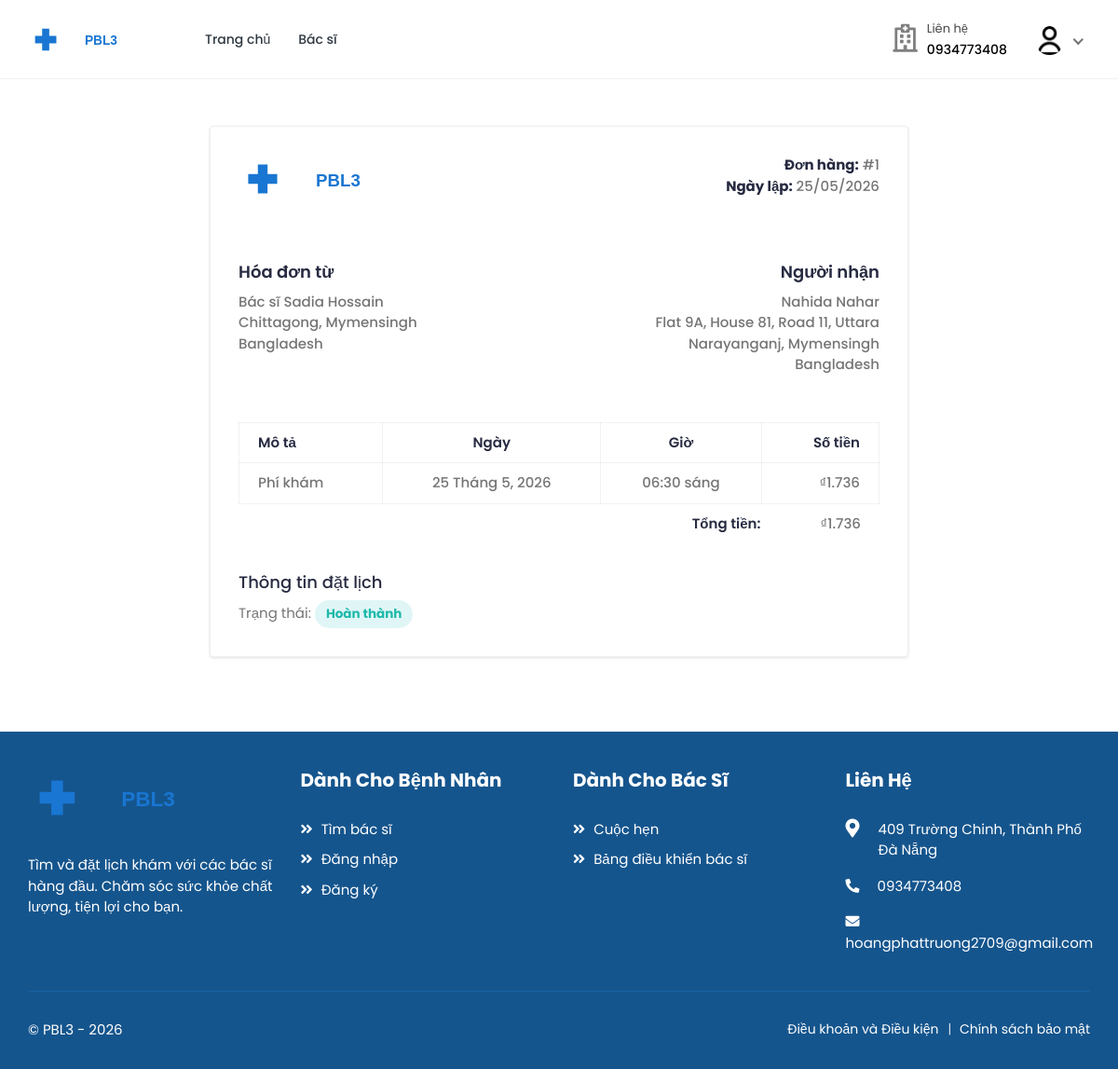
The app's page /bookings/1/invoice/ (signed in) with its own data.
### accounts/models.py (models this page shows, shortened)
class  User(AbstractUser):
    class RoleChoices(models.TextChoices):
        DOCTOR = "doctor", "Doctor"
        PATIENT = "patient", "Patient"
        PHARMACIST = "pharmacist", "Pharmacist"
        DEPARTMENT_DOCTOR = "dept_doctor", "Department Doctor"
    username = models.CharField(max_length=30, unique=True)
    role = models.CharField(
        choices=RoleChoices.choices,
        max_length=20,
        default="patient",
        error_messages={"required": "Role must be provided"},
    )
    email = models.EmailField(
        blank=True,
        error_messages={
            "unique": "A user with that email already exists.",
        },
    )
    provider = models.CharField(max_length=32, blank=True, null=True)
    first_name = models.CharField(max_length=150, blank=True)
    last_name = models.CharField(max_length=150, blank=True)
    registration_number = models.IntegerField(null=True, blank=True)
    USERNAME_FIELD = "username"
    REQUIRED_FIELDS = []
    objects = CustomUserManager()
    class Meta:
        verbose_name = "Người dùng"
        verbose_name_plural = "Người dùng"
    def get_full_name(self):
        full_name = "%s %s" % (self.first_name, self.last_name)
        return full_name.strip() or self.username

class Profile(models.Model):
    user = models.OneToOneField(
        User, on_delete=models.CASCADE, related_name="profile"
    )
    avatar = models.ImageField(
        default="defaults/user.png", upload_to=profile_photo_directory_path
    )
    avatar_url = models.URLField(blank=True, null=True)
    phone = models.CharField(max_length=20, blank=True, null=True)
    dob = models.DateField(blank=True, null=True)
    about = models.TextField(blank=True, null=True)
    specialization = models.CharField(max_length=255, blank=True, null=True)
    gender = models.CharField(
        max_length=10,
        choices=[("male", "Nam"), ("female", "Nữ"), ("other", "Khác")],
        blank=True,
    )
    address = models.TextField(blank=True, null=True)
    city = models.CharField(max_length=100, blank=True)
    state = models.CharField(max_length=100, blank=True)
    postal_code = models.CharField(max_length=20, blank=True)
    country = models.CharField(max_length=100, blank=True)
    price_per_consultation = models.DecimalField(
        max_digits=10, decimal_places=2, null=True, blank=True
    )
    is_available = models.BooleanField(default=True)
    blood_group = models.CharField(
        max_length=5,
        choices=[
            ("A+", "A+"),
            ("A-", "A-"),
            ("B+", "B+"),
            ("B-", "B-"),
            ("O+", "O+"),
            ("O-", "O-"),
            ("AB+", "AB+"),
            ("AB-", "AB-"),
        ],
        blank=True,
        null=True,
    )
    allergies = models.TextField(blank=True, null=True)
    medical_conditions = models.TextField(blank=True, null=True)
    department = models.ForeignKey(
        "core.Department",
        on_delete=models.SET_NULL,
        null=True,
        blank=True,
        related_name="profiles",
    )
    class Meta:
        verbose_name = "Hồ sơ"
        verbose_name_plural = "Hồ sơ"
    @property
    def image(self):
        return (
            self.avatar.url
            if self.avatar.storage.exists(self.avatar.name)
            else "{}defaults/user.png".format(settings.MEDIA_URL)
        )

### bookings/models.py (models this page shows, shortened)
class Booking(models.Model):
    doctor = models.ForeignKey(
        settings.AUTH_USER_MODEL,
        on_delete=models.CASCADE,
        related_name="appointments",
        limit_choices_to={"role": "doctor"},
    )
    patient = models.ForeignKey(
        settings.AUTH_USER_MODEL,
        on_delete=models.CASCADE,
        related_name="patient_appointments",
        limit_choices_to={"role": "patient"},
    )
    appointment_date = models.DateField()
    appointment_time = models.TimeField()
    booking_date = models.DateTimeField(auto_now_add=True)
    status = models.CharField(
        max_length=20,
        choices=[
            ("pending", "Pending"),
            ("confirmed", "Confirmed"),
            ("completed", "Completed"),
            ("cancelled", "Cancelled"),
            ("no_show", "No Show"),
        ],
        default="pending",
    )
    class Meta:
        ordering = ["-appointment_date", "-appointment_time"]
        unique_together = ["doctor", "appointment_date", "appointment_time"]
        verbose_name = "Lịch khám"
        verbose_name_plural = "Lịch khám"

### bookings/views.py (the view)
class BookingInvoiceView(LoginRequiredMixin, TemplateView):
    template_name = "bookings/booking-invoice.html"
    def get_context_data(self, **kwargs):
        context = super().get_context_data(**kwargs)
        booking = get_object_or_404(
            Booking.objects.select_related(
                "doctor", "doctor__profile", "patient", "patient__profile"
            ),
            id=kwargs["booking_id"],
        )
        if not (
            self.request.user == booking.patient
            or self.request.user == booking.doctor
        ):
            raise Http404("Not found")
        context["booking"] = booking
        context["issued_date"] = booking.booking_date.strftime("%d/%m/%Y")
        consultation_fee = booking.doctor.profile.price_per_consultation
        context["subtotal"] = consultation_fee
        context["total"] = (
            consultation_fee  # Add any additional fees/discounts here
        )
        return context

### accounts/managers.py (called while the page is built)
    def get(self, *args, **kwargs):
        return super().select_related("profile").get(*args, **kwargs)

### core/templatetags/currency_filters.py (called while the page is built)
@register.filter
def vnd(value):
    if value is None:
        return ""
    try:
        val = int(Decimal(value))
    except Exception:
        try:
            val = int(value)
        except Exception:
            return value
    s = f"{val:,}".replace(',', '.')
    return f"₫{s}"

@register.filter
def date_vn(value):
    if not value:
        return ""
    try:
        day = value.day
        month = value.month
        year = value.year
        return f"{day} Tháng {month}, {year}"
    except Exception:
        return value

### templates/bookings/booking-invoice.html (shortened to what this page needs)
{% extends "base.html" %}
{% load static %}
{% load currency_filters %}
{% block content %}
<div class="content">
    <div class="container-fluid">
        <div class="row">
            <div class="col-lg-8 offset-lg-2">
                <div class="invoice-content">
                    <div class="invoice-item">
                        <div class="row">
                            <div class="col-md-6">
                                <div class="invoice-logo">
                                    <img src="{% static 'assets/img/logo2.svg' %}" alt="Logo PBL3">
                                </div>
                            </div>
                            <div class="col-md-6">
                                <p class="invoice-details">
                                    <strong>Đơn hàng:</strong> #{{ booking.id }} <br>
                                    <strong>Ngày lập:</strong> {{ issued_date }}
                                </p>
                            </div>
                        </div>
                    </div>
                    <div class="invoice-item">
                        <div class="row">
                            <div class="col-md-6">
                                <div class="invoice-info">
                                    <strong class="customer-text">Hóa đơn từ</strong>
                                    <p class="invoice-details invoice-details-two">
                                        Bác sĩ {{ booking.doctor.get_full_name }} <br>
                                        {{ booking.doctor.profile.city }}{% if booking.doctor.profile.state %}, {{ booking.doctor.profile.state }}{% endif %}<br>
                                        {{ booking.doctor.profile.country }}
                                    </p>
                                </div>
                            </div>
                            <div class="col-md-6">
                                <div class="invoice-info invoice-info2">
                                    <strong class="customer-text">Người nhận</strong>
                                    <p class="invoice-details">
                                        {{ booking.patient.get_full_name }} <br>
                                        {% if booking.patient.profile.address %}
                                            {{ booking.patient.profile.address }}<br>
                                        {% endif %}
                                        {{ booking.patient.profile.city }}{% if booking.patient.profile.state %}, {{ booking.patient.profile.state }}{% endif %}<br>
                                        {{ booking.patient.profile.country }}
                                    </p>
                                </div>
                            </div>
                        </div>
                    </div>
                    <div class="invoice-item invoice-table-wrap">
                        <div class="row">
                            <div class="col-md-12">
                                <div class="table-responsive">
                                    <table class="invoice-table table table-bordered">
                                        <thead>
                                            <tr>
                                                <th>Mô tả</th>
                                                <th class="text-center">Ngày</th>
                                                <th class="text-center">Giờ</th>
                                                <th class="text-right">Số tiền</th>
                                            </tr>
                                        </thead>
                                        <tbody>
                                            <tr>
                                                <td>Phí khám</td>
                                                <td class="text-center">{{ booking.appointment_date|date_vn }}</td>
                                                <td class="text-center">{{ booking.appointment_time|time:"h:i A" }}</td>
                                                <td class="text-right">{{ booking.doctor.profile.price_per_consultation|vnd }}</td>
                                            </tr>
                                        </tbody>
                                    </table>
                                </div>
                            </div>
                            <div class="col-md-6 col-xl-4 ml-auto">
                                <div class="table-responsive">
                                    <table class="invoice-table-two table">
                                        <tbody>
                                            <tr>
                                                <th>Tổng tiền:</th>
                                                <td>{{ total|vnd }}</td>
                                            </tr>
                                        </tbody>
                                    </table>
                                </div>
                            </div>
                        </div>
                    </div>
                    <div class="other-info">
                        <h4>Thông tin đặt lịch</h4>
                                <p class="text-muted mb-0">
                            Trạng thái: <span class="badge badge-pill
                                {% if booking.status == 'completed' %}bg-info-light{% endif %}">
                                {% if booking.status == 'pending' %}Đang chờ
                                {% elif booking.status == 'confirmed' %}Đã xác nhận
                                {% elif booking.status == 'completed' %}Hoàn thành
                                {% elif booking.status == 'cancelled' %}Đã hủy
                                {% else %}{{ booking.status|status_label }}
                                {% endif %}
                            </span>
                        </p>
                    </div>
                </div>
            </div>
        </div>
    </div>
</div>
{% endblock %}

### templates/includes/navbar.html (shortened to what this page needs)
{% load static %}
<header class="header">
    <nav class="navbar navbar-expand-lg header-nav">
        <div class="navbar-header">
                <a href="{% url 'core:home' %}" class="navbar-brand logo">
                <img src="{% static 'assets/img/logo2.svg' %}" class="img-fluid" alt="Logo PBL3">
            </a>
        </div>
        <div class="main-menu-wrapper">
            <ul class="main-nav">
                <li {% if request.path == '/' %}class="active"{% endif %}>
                    <a href="{% url 'core:home' %}">Trang chủ</a>
                </li>
                <li class="has-submenu{% if request.path == '/doctors/' %} active {% endif %}">
                    <a href="{% url 'doctors:list' %}">Bác sĩ</a>
                </li>
            </ul>
        </div>
        <ul class="nav header-navbar-rht">
            <li class="nav-item contact-item">
                <div class="header-contact-img">
                    <i class="far fa-hospital"></i>
                </div>
                <div class="header-contact-detail">
                    <p class="contact-header">Liên hệ</p>
                    <p class="contact-info-header">0934773408</p>
                </div>
            </li>
            {% if not user.is_authenticated %}
                <li class="nav-item">
                    <a class="nav-link header-login" href="{% url 'accounts:login' %}">Đăng nhập / Đăng ký</a>
                </li>
            {% else %}
                <li class="nav-item dropdown has-arrow logged-item">
                    <a href="#" class="dropdown-toggle nav-link" data-toggle="dropdown">
                        <span class="user-img">
                            <img class="rounded-circle" src="{{ user.profile.image }}" width="31" alt="{{ user.username }}">
                        </span>
                    </a>
                </li>
            {% endif %}
        </ul>
    </nav>
</header>

### templates/bookings/booking-invoice.html (style rules this page uses)
.invoice-content { background-color: white; padding: 30px; border-radius: 4px; box-shadow: 0 1px 3px rgba(0,0,0,0.12); }
.invoice-item { margin-bottom: 30px; }
.invoice-logo { margin-bottom: 20px; }
.invoice-info { margin-bottom: 20px; }
.customer-text { font-size: 18px; color: #272b41; display: block; margin-bottom: 8px; }
.invoice-details { color: #757575; line-height: 1.5; }
.badge { font-size: 0.9em; padding: 8px 12px; }

### records on screen
User: profile.image (placeholder picture)
Booking: id "1", doctor.get_full_name "Sadia Hossain", doctor.profile.city "Chittagong", doctor.profile.state "Mymensingh", doctor.profile.country "Bangladesh", patient.get_full_name "Nahida Nahar", patient.profile.address "Flat 9A, House 81, Road 11, Uttara", patient.profile.city "Narayanganj", patient.profile.state "Mymensingh", patient.profile.country "Bangladesh", appointment_date "25 Tháng 5, 2026", appointment_time "06:30 sáng", doctor.profile.price_per_consultation|vnd "₫1.736"
Profile: price_per_consultation "₫1.736"

### other values on screen
{{ issued_date }} "25/05/2026"
